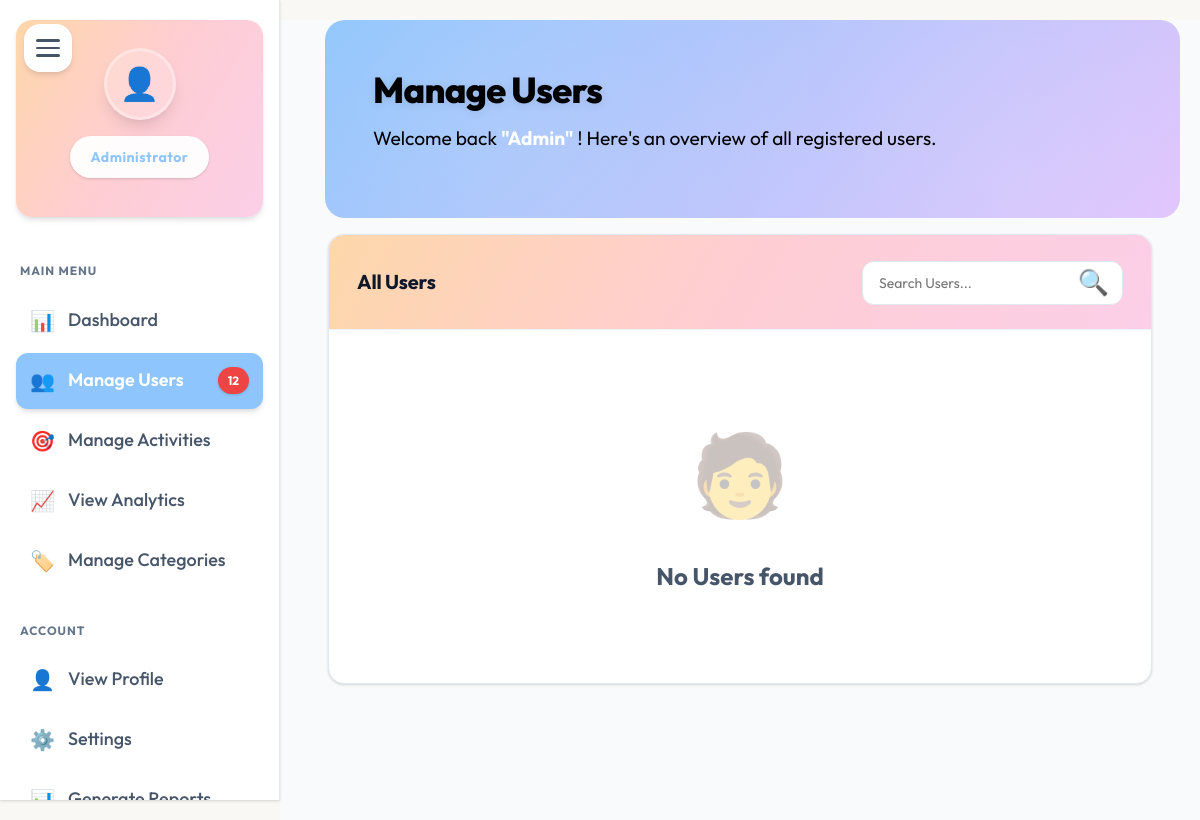
The app's page /admin/manage_users (signed in), older data.
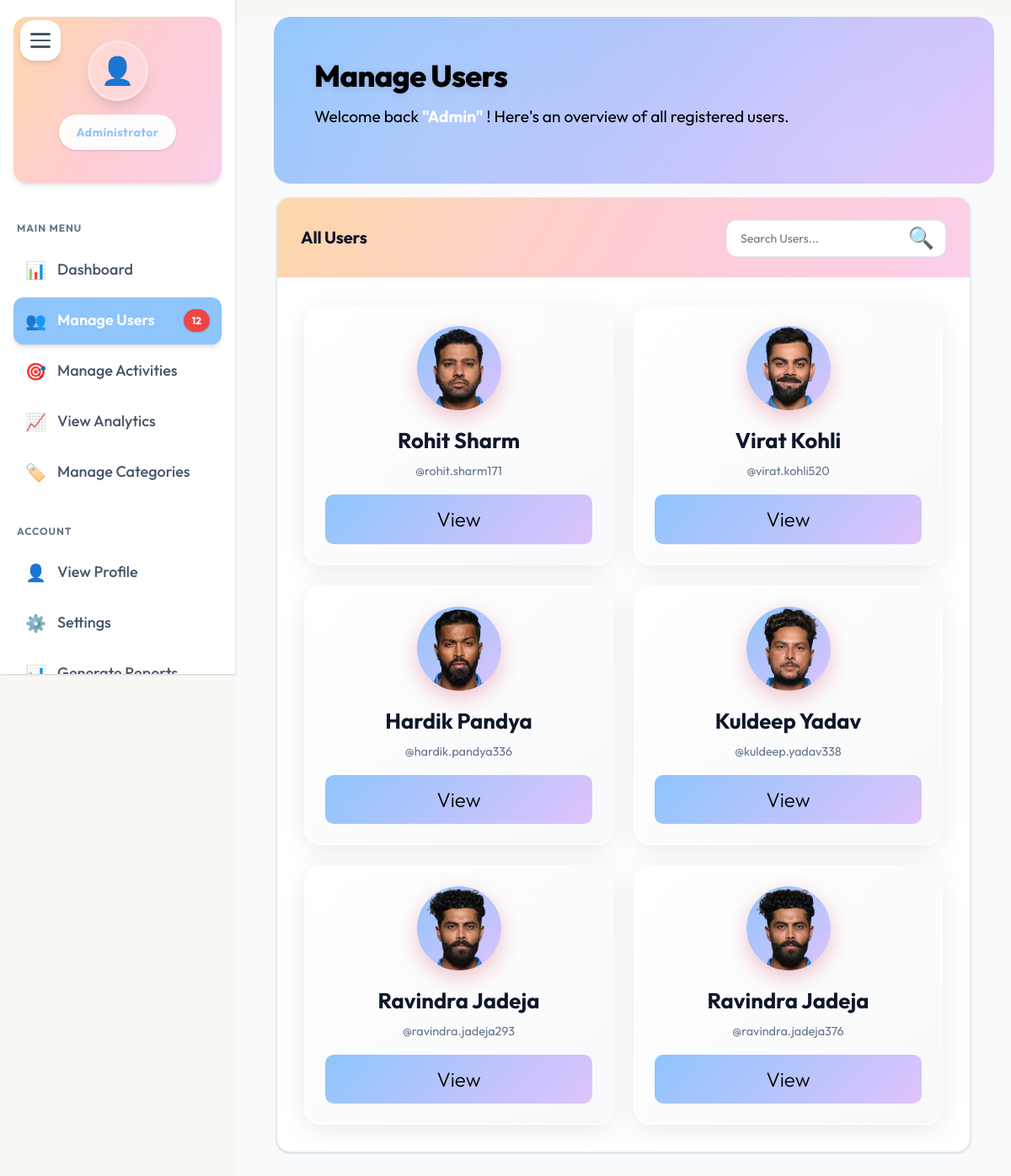
The same page, newer data.
### tables this page shows
CREATE TABLE users (
    id INTEGER PRIMARY KEY AUTOINCREMENT,
    first_name TEXT NOT NULL,
    last_name TEXT NOT NULL,
    email TEXT NOT NULL,
    phone_number TEXT,
    gender TEXT CHECK (gender IN ('male', 'female', 'other')),
    date_of_birth DATE,
    street_address TEXT,
    city TEXT,
    state TEXT,
    postal_code TEXT,
    country TEXT,
    profile_picture TEXT,
    password_hash TEXT NOT NULL,
    created_at DATETIME DEFAULT CURRENT_TIMESTAMP
, username TEXT, reset_code TEXT);

### routes/admin.py (the view)
@admin_bp.route("/manage_users")
@login_required
def manage_users():
    conn = get_db()
    cursor = conn.cursor()
    try:
        admins = get_admin_name(cursor)
        cursor.execute(
            """
            SELECT
                u.id, u.username, u.first_name, u.last_name, u.email,
                u.phone_number, u.gender, u.date_of_birth, u.created_at,
                u.profile_picture, u.street_address, u.city, u.state,
                u.postal_code, u.country,
                GROUP_CONCAT(i.name, ', ') AS user_interests,
                CASE
                    WHEN u.created_at > DATE('now', '-7 days') THEN 'New'
                    ELSE 'Active'
                END AS status_tag
            FROM users u
            LEFT JOIN user_interests ui ON u.id = ui.user_id
            LEFT JOIN interests i ON ui.interest_id = i.id
            GROUP BY u.id
            ORDER BY u.created_at
        """
        )
        users = [dict(row) for row in cursor.fetchall()]
        return render_template(
            "admin/manage_users.html",
            users=users,
            admins=admins,
            current_time=datetime.now().strftime("%d-%m-%Y %H:%M IST"),
        )
    finally:
        conn.close()

### app.py (called while the page is built)
@login_manager.user_loader
def load_user(user_id):
    user_id = int(user_id)  # safety
    if user_id == 0:
        return User(id=0, username="admin", first_name="Admin")
    conn = sqlite3.connect("models/mood.db")
    cursor = conn.cursor()
    cursor.execute(
        "SELECT id, username, first_name, profile_picture FROM users WHERE id = ?",
        (user_id,),
    )
    row = cursor.fetchone()
    if not row:
        cursor.execute(
            "SELECT id, username, NULL as first_name, NULL as profile_picture FROM admins WHERE id = ?",
            (user_id,),
        )
        row = cursor.fetchone()
    conn.close()
    if row:
        return User(
            id=row[0],  # id
            username=row[1],  # username
            first_name=row[2],  # first_name (can be None for admins)
            profile_picture=row[3],  # profile_picture (can be None)
        )
    return None

### routes/admin.py (called while the page is built)
def get_db():
    conn = sqlite3.connect(DB_PATH)
    conn.row_factory = sqlite3.Row
    return conn

def get_admin_name(cursor):
    cursor.execute("""SELECT username FROM admins LIMIT 1""")
    row = cursor.fetchone()
    return row[0] if row else "Administrator"

### templates/admin/manage_users.html (shortened to what this page needs)
{% extends 'admin/admin_base.html' %}
{% block sidebar_class %}static-expanded{% endblock %}
{% block admin_content %}
<div class="admin-dashboard-wrapper with-static-sidebar">
  <div class="admin-header">
    <div class="admin-header-content">
      <div class="admin-title-section">
        <h1>Manage Users</h1>
        <p class="admin-subtitle">
          Welcome back <b style="color:white;">"{{ admins|capitalize }}"</b> ! Here's an overview of all registered
          users.
        </p>
      </div>
    </div>
  </div>
  <div class="admin-content">
    <div class="admin-table-card">
      <div class="admin-table-header">
        <h2 class="admin-card-title">All Users</h2>
        <div class="admin-header-actions">
          <div class="admin-search-box">
            <input type="text" class="admin-search-input" id="activitySearch" placeholder="Search Users..." />
            <span class="admin-search-icon">🔍</span>
          </div>
        </div>
      </div>
  {% if users %}
  <div class="users-grid">
    {% for user in users %}
    <div class="user-card">
      <div class="avatar-wrapper">
        {% if user['profile_picture'] %}
        <img src="{{ url_for('static', filename='uploads/' ~ user['profile_picture']) }}"
          alt="{{ user['first_name'] or user['username'] or 'User' }}">
        {% else %}
        <div
          style="width:100%; height:100%; background:linear-gradient(135deg, #8ec5fc 0%, #e0c3fc 100%); color:white; font-size:3.5rem; font-weight:bold; display:flex; align-items:center; justify-content:center;">
          {{ (user['first_name'][:1] + user['last_name'][:1]) | upper | default('U') }}
        </div>
        {% endif %}
      </div>
      <div class="user-name">
        {{ user['first_name'] or '' }} {{ user['last_name'] or '' }}
      </div>
      <div class="user-username">
        @{{ user['username'] or 'n/a' }}
      </div>
      <div class="action-buttons">
        <button class="btn-view" data-user='{{ user | tojson | safe }}' onclick="viewUser(this)">
          View
        </button>
      </div>
    </div>
    {% endfor %}
  </div>
  {% else %}
  <div class="admin-empty-state">
    <div class="admin-empty-icon">🧑</div>
    <h3>No Users found</h3>
    {% endif %}
  </div>
  {% endblock %}

Row changes from the older to the newer data that the page shows:
added users: profile_picture (picture), first_name "Rohit", last_name "Sharm", username "rohit.sharm171"
added users: profile_picture (picture), first_name "Virat", last_name "Kohli", username "virat.kohli520"
added users: profile_picture (picture), first_name "Hardik", last_name "Pandya", username "hardik.pandya336"
added users: profile_picture (picture), first_name "Kuldeep", last_name "Yadav", username "kuldeep.yadav338"
added users: profile_picture (picture), first_name "Ravindra", last_name "Jadeja", username "ravindra.jadeja293"
added users: profile_picture (picture), first_name "Ravindra", last_name "Jadeja", username "ravindra.jadeja376"
Text that changed along with them:
text no longer shown: "🧑 No Users found"
